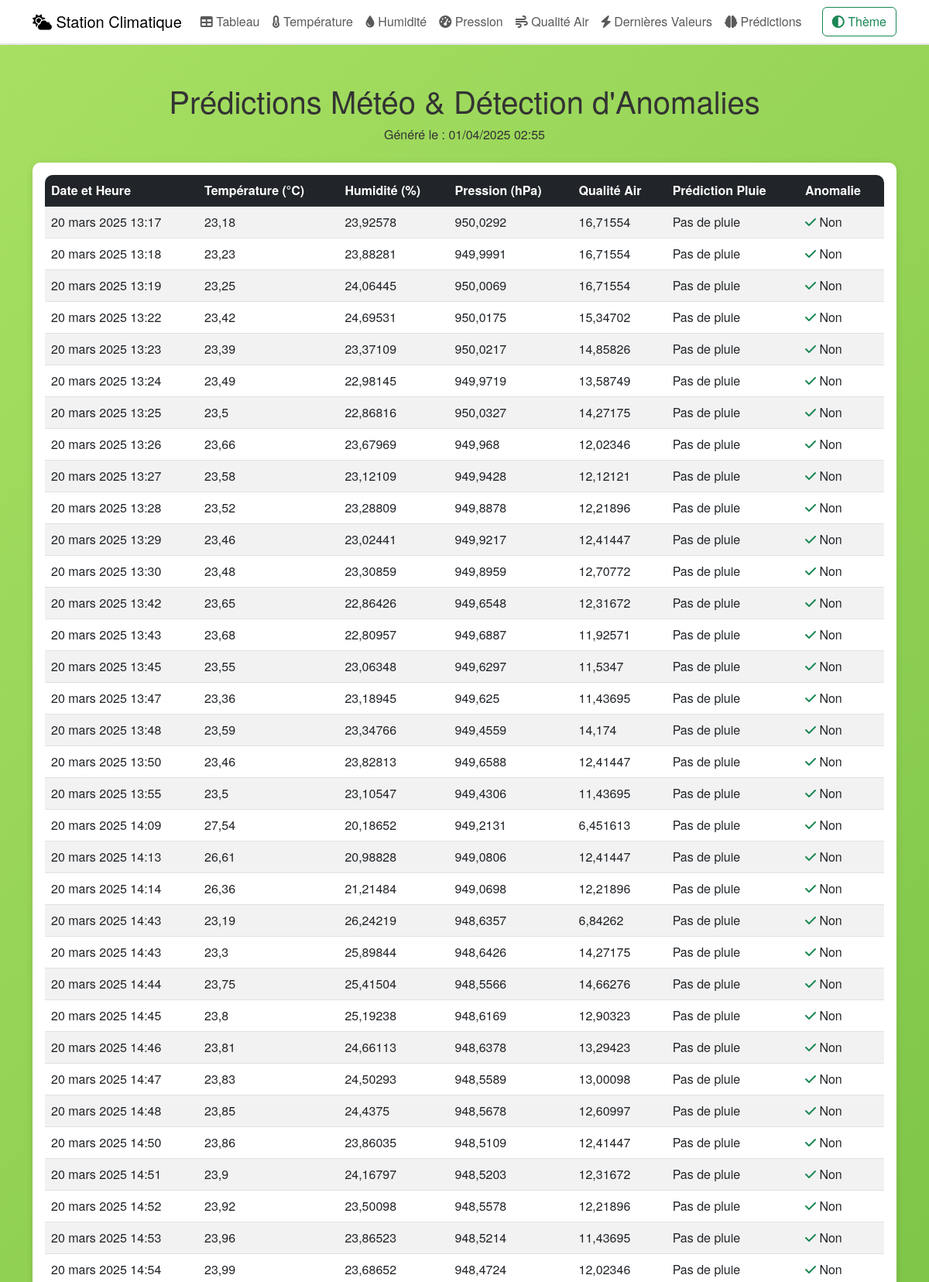
The page /predictions/ (upper part) on the database its author committed.
### capteurs/models.py (models this page shows, shortened)
class DonneesCapteur(models.Model):
    temperature = models.FloatField()
    humidite = models.FloatField()
    pression = models.FloatField()
    qualite_air = models.FloatField()
    date_heure = models.DateTimeField(auto_now_add=True)

### capteurs/views.py (the view)
# urls.py: path('predictions/', predict_weather, name='predict_climate'),
def predict_weather(request):
    try:
        qs = DonneesCapteur.objects.all().order_by('-date_heure')[:100]
        if not qs:
            raise ValueError("Aucune donnée disponible")
        from django.conf import settings
        ML_API_URL = getattr(settings, 'ML_API_URL', 'http://adresse-de-votre-api/predict')
        results = []
        for d in reversed(qs):
            payload = {
                "temperature": d.temperature,
                "humidite": d.humidite,
                "pression": d.pression,
                "qualite_air": d.qualite_air,
            }
            try:
                response = requests.post(ML_API_URL, json=payload, timeout=5)
                response.raise_for_status()
                prediction = response.json()
            except Exception as e:
                prediction = {"error": str(e)}
            results.append({
                'date_heure': d.date_heure,
                'temperature': d.temperature,
                'humidite': d.humidite,
                'pression': d.pression,
                'qualite_air': d.qualite_air,
                'pluie_predite': "Pluie" if prediction.get("pluie") else "Pas de pluie",
                'anomalie': prediction.get("anomalie", False)
            })
        context = {'results': results, 'generated_at': timezone.now()}
        return render(request, 'capteurs/predictions.html', context)
    except Exception as e:
        return render(request, 'capteurs/predictions.html', {'error': str(e)})

### capteurs/templates/capteurs/predictions.html (shortened to what this page needs)
{% extends 'base.html' %}
{% block content %}
<div class="mb-4">
    <h1 class="text-center">Prédictions Météo & Détection d'Anomalies</h1>
    <p class="text-center">Généré le : {{ generated_at|date:"d/m/Y H:i" }}</p>
</div>
{% if error %}
    <div class="alert alert-danger text-center">{{ error }}</div>
{% else %}
    <div class="card light-theme p-3">
        <div class="table-responsive">
            <table class="table table-striped table-hover table-custom">
                <thead class="table-dark">
                    <tr>
                        <th>Date et Heure</th>
                        <th>Température (°C)</th>
                        <th>Humidité (%)</th>
                        <th>Pression (hPa)</th>
                        <th>Qualité Air</th>
                        <th>Prédiction Pluie</th>
                        <th>Anomalie</th>
                    </tr>
                </thead>
                <tbody>
                    {% for res in results %}
                    <tr class="{% if res.anomalie %}table-danger{% endif %}">
                        <td>{{ res.date_heure }}</td>
                        <td>{{ res.temperature }}</td>
                        <td>{{ res.humidite }}</td>
                        <td>{{ res.pression }}</td>
                        <td>{{ res.qualite_air }}</td>
                        <td>{{ res.pluie_predite }}</td>
                        <td>
                            {% if res.anomalie %}
                                <i class="fas fa-exclamation-triangle text-danger"></i> Oui
                            {% else %}
                                <i class="fas fa-check text-success"></i> Non
                            {% endif %}
                        </td>
                    </tr>
                    {% endfor %}
                </tbody>
            </table>
        </div>
    </div>
{% endif %}
{% endblock %}

### capteurs/templates/base.html (style rules this page uses)
body { font-family: 'Helvetica Neue', Helvetica, Arial, sans-serif; transition: background-color 0.3s, color 0.3s; }
body.light-theme { background: linear-gradient(135deg, #a8e063, #56ab2f); color: #333; }
.card { border: none; border-radius: 10px; box-shadow: 0 2px 10px rgba(0,0,0,0.1); }
.card.light-theme { background-color: #fff; }
.table-custom { background-color: rgba(255,255,255,0.9); border-radius: 10px; overflow: hidden; }
.table-custom th, .table-custom td { vertical-align: middle; }

### rows shown on the page
DonneesCapteur: date_heure "20 mars 2025 13:17", temperature "23,18", humidite "23,92578", pression "950,0292", qualite_air "16,71554"
DonneesCapteur: date_heure "20 mars 2025 13:18", temperature "23,23", humidite "23,88281", pression "949,9991", qualite_air "16,71554"
DonneesCapteur: date_heure "20 mars 2025 13:19", temperature "23,25", humidite "24,06445", pression "950,0069", qualite_air "16,71554"
DonneesCapteur: date_heure "20 mars 2025 13:22", temperature "23,42", humidite "24,69531", pression "950,0175", qualite_air "15,34702"
DonneesCapteur: date_heure "20 mars 2025 13:23", temperature "23,39", humidite "23,37109", pression "950,0217", qualite_air "14,85826"
DonneesCapteur: date_heure "20 mars 2025 13:24", temperature "23,49", humidite "22,98145", pression "949,9719", qualite_air "13,58749"
DonneesCapteur: date_heure "20 mars 2025 13:25", temperature "23,5", humidite "22,86816", pression "950,0327", qualite_air "14,27175"
DonneesCapteur: date_heure "20 mars 2025 13:26", temperature "23,66", humidite "23,67969", pression "949,968", qualite_air "12,02346"
DonneesCapteur: date_heure "20 mars 2025 13:27", temperature "23,58", humidite "23,12109", pression "949,9428", qualite_air "12,12121"
DonneesCapteur: date_heure "20 mars 2025 13:28", temperature "23,52", humidite "23,28809", pression "949,8878", qualite_air "12,21896"
DonneesCapteur: date_heure "20 mars 2025 13:29", temperature "23,46", humidite "23,02441", pression "949,9217", qualite_air "12,41447"
DonneesCapteur: date_heure "20 mars 2025 13:30", temperature "23,48", humidite "23,30859", pression "949,8959", qualite_air "12,70772"
DonneesCapteur: date_heure "20 mars 2025 13:42", temperature "23,65", humidite "22,86426", pression "949,6548", qualite_air "12,31672"
DonneesCapteur: date_heure "20 mars 2025 13:43", temperature "23,68", humidite "22,80957", pression "949,6887", qualite_air "11,92571"
DonneesCapteur: date_heure "20 mars 2025 13:45", temperature "23,55", humidite "23,06348", pression "949,6297", qualite_air "11,5347"
DonneesCapteur: date_heure "20 mars 2025 13:47", temperature "23,36", humidite "23,18945", pression "949,625", qualite_air "11,43695"
DonneesCapteur: date_heure "20 mars 2025 13:48", temperature "23,59", humidite "23,34766", pression "949,4559", qualite_air "14,174"
DonneesCapteur: date_heure "20 mars 2025 13:50", temperature "23,46", humidite "23,82813", pression "949,6588", qualite_air "12,41447"
DonneesCapteur: date_heure "20 mars 2025 13:55", temperature "23,5", humidite "23,10547", pression "949,4306", qualite_air "11,43695"
DonneesCapteur: date_heure "20 mars 2025 14:09", temperature "27,54", humidite "20,18652", pression "949,2131", qualite_air "6,451613"
DonneesCapteur: date_heure "20 mars 2025 14:13", temperature "26,61", humidite "20,98828", pression "949,0806", qualite_air "12,41447"
DonneesCapteur: date_heure "20 mars 2025 14:14", temperature "26,36", humidite "21,21484", pression "949,0698", qualite_air "12,21896"
DonneesCapteur: date_heure "20 mars 2025 14:43", temperature "23,19", humidite "26,24219", pression "948,6357", qualite_air "6,84262"
DonneesCapteur: date_heure "20 mars 2025 14:43", temperature "23,3", humidite "25,89844", pression "948,6426", qualite_air "14,27175"
DonneesCapteur: date_heure "20 mars 2025 14:44", temperature "23,75", humidite "25,41504", pression "948,5566", qualite_air "14,66276"
DonneesCapteur: date_heure "20 mars 2025 14:45", temperature "23,8", humidite "25,19238", pression "948,6169", qualite_air "12,90323"
DonneesCapteur: date_heure "20 mars 2025 14:46", temperature "23,81", humidite "24,66113", pression "948,6378", qualite_air "13,29423"
DonneesCapteur: date_heure "20 mars 2025 14:47", temperature "23,83", humidite "24,50293", pression "948,5589", qualite_air "13,00098"
DonneesCapteur: date_heure "20 mars 2025 14:48", temperature "23,85", humidite "24,4375", pression "948,5678", qualite_air "12,60997"
DonneesCapteur: date_heure "20 mars 2025 14:50", temperature "23,86", humidite "23,86035", pression "948,5109", qualite_air "12,41447"
DonneesCapteur: date_heure "20 mars 2025 14:51", temperature "23,9", humidite "24,16797", pression "948,5203", qualite_air "12,31672"
DonneesCapteur: date_heure "20 mars 2025 14:52", temperature "23,92", humidite "23,50098", pression "948,5578", qualite_air "12,21896"
DonneesCapteur: date_heure "20 mars 2025 14:53", temperature "23,96", humidite "23,86523", pression "948,5214", qualite_air "11,43695"
DonneesCapteur: date_heure "20 mars 2025 14:54", temperature "23,99", humidite "23,68652", pression "948,4724", qualite_air "12,02346"

### other values the page prints
{{ res.pluie_predite }} "Pas de pluie" "Pas de pluie" "Pas de pluie" "Pas de pluie" "Pas de pluie" "Pas de pluie" "Pas de pluie" "Pas de pluie" "Pas de pluie" "Pas de pluie" "Pas de pluie" "Pas de pluie" "Pas de pluie" "Pas de pluie" "Pas de pluie" "Pas de pluie" "Pas de pluie" "Pas de pluie" "Pas de pluie" "Pas de pluie" "Pas de pluie" "Pas de pluie" "Pas de pluie" "Pas de pluie" "Pas de pluie" "Pas de pluie" "Pas de pluie" "Pas de pluie" "Pas de pluie" "Pas de pluie" "Pas de pluie" "Pas de pluie" "Pas de pluie" "Pas de pluie"
